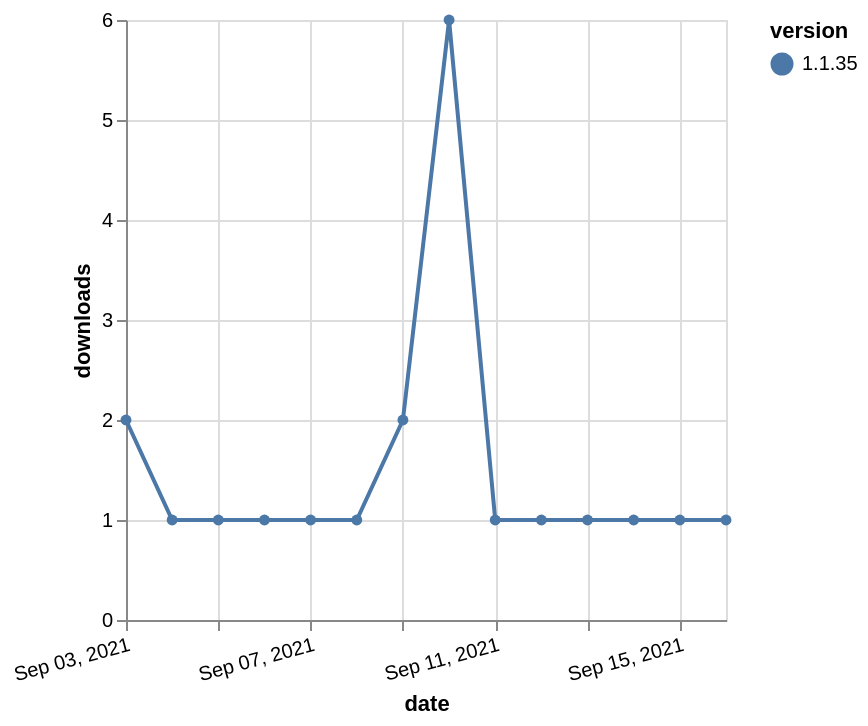

Vega-Lite specification for this chart:
### Vega-Lite specification from a JSON file in a GitHub repository (floating-point values rounded to 4 significant figures)
{"$schema": "https://vega.github.io/schema/vega-lite/v5.json", "description": "A simple bar chart with embedded data.", "data": {"values": [{"date": "2021-09-03", "total": 323, "delta": 2, "version": "1.1.35"}, {"date": "2021-09-04", "total": 324, "delta": 1, "version": "1.1.35"}, {"date": "2021-09-05", "total": 325, "delta": 1, "version": "1.1.35"}, {"date": "2021-09-06", "total": 326, "delta": 1, "version": "1.1.35"}, {"date": "2021-09-07", "total": 327, "delta": 1, "version": "1.1.35"}, {"date": "2021-09-08", "total": 328, "delta": 1, "version": "1.1.35"}, {"date": "2021-09-09", "total": 330, "delta": 2, "version": "1.1.35"}, {"date": "2021-09-10", "total": 336, "delta": 6, "version": "1.1.35"}, {"date": "2021-09-11", "total": 337, "delta": 1, "version": "1.1.35"}, {"date": "2021-09-12", "total": 338, "delta": 1, "version": "1.1.35"}, {"date": "2021-09-13", "total": 339, "delta": 1, "version": "1.1.35"}, {"date": "2021-09-14", "total": 340, "delta": 1, "version": "1.1.35"}, {"date": "2021-09-15", "total": 341, "delta": 1, "version": "1.1.35"}, {"date": "2021-09-16", "total": 342, "delta": 1, "version": "1.1.35"}]}, "width": "container", "mark": {"type": "line", "point": {"filled": true}}, "encoding": {"x": {"field": "date", "type": "temporal", "timeUnit": "yearmonthdate", "title": "date", "axis": {"labelAngle": -15}}, "y": {"field": "delta", "type": "quantitative", "title": "downloads"}, "color": {"field": "version", "type": "nominal"}, "tooltip": {"field": "delta"}}}
